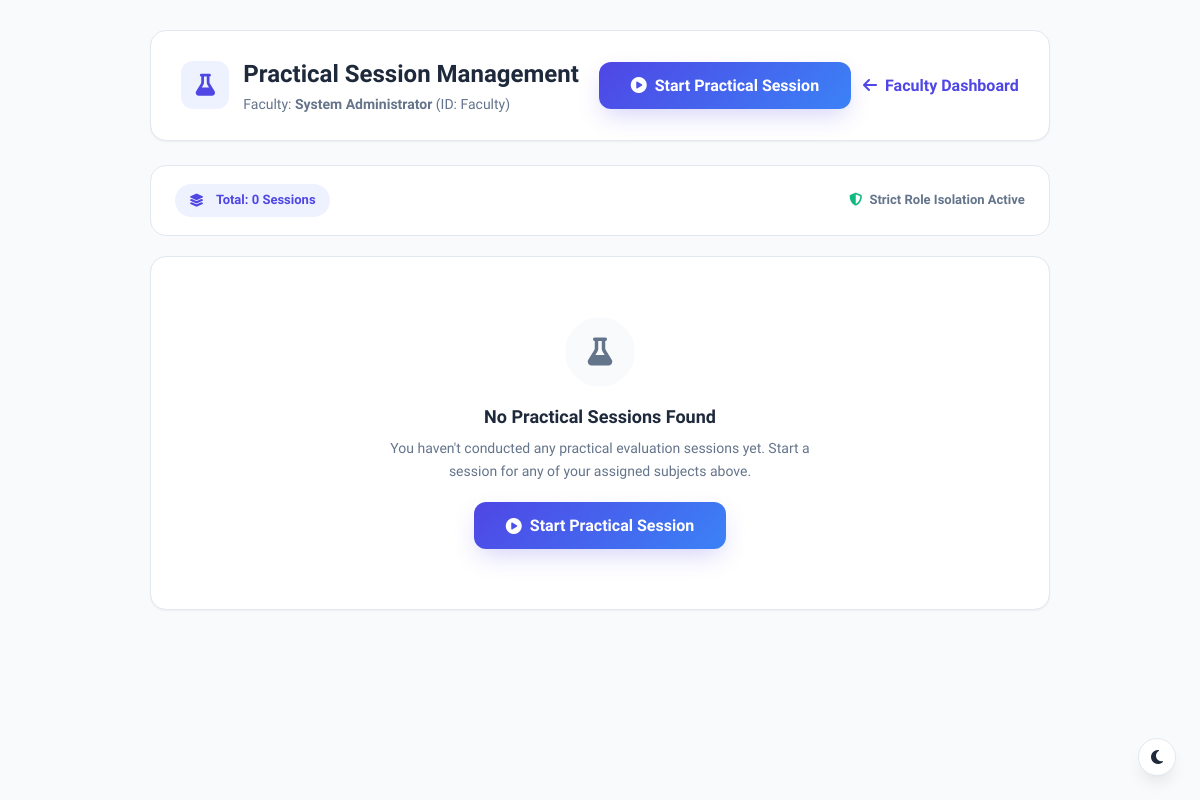
The app's page /session_history (signed in), older data.
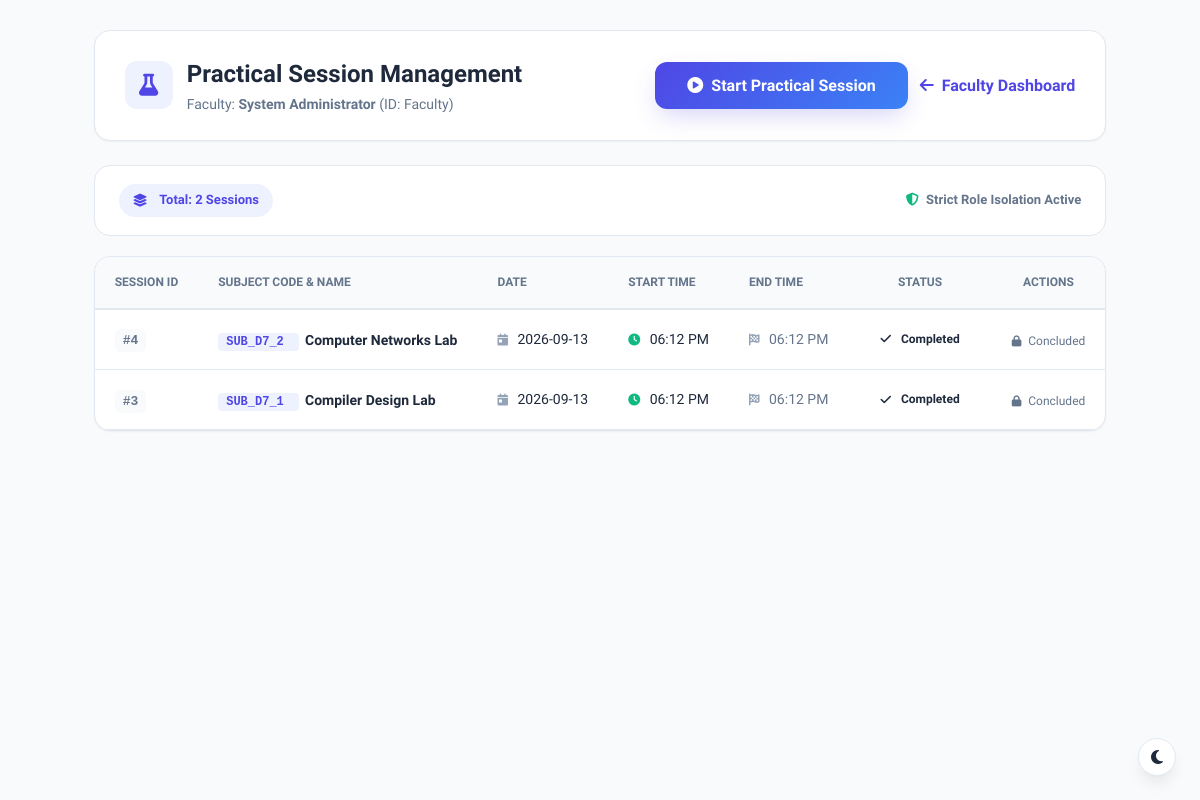
The same page, newer data.
### tables this page shows
CREATE TABLE practical_sessions (
    id INTEGER PRIMARY KEY AUTOINCREMENT,
    teacher_id TEXT NOT NULL,
    subject_id TEXT NOT NULL,
    session_date TEXT NOT NULL,
    start_time TEXT,
    end_time TEXT,
    status TEXT DEFAULT 'active' CHECK(status IN ('active', 'completed')),
    FOREIGN KEY (teacher_id) REFERENCES teachers(teacher_id) ON DELETE CASCADE,
    FOREIGN KEY (subject_id) REFERENCES subjects(subject_code) ON DELETE CASCADE
);

CREATE TABLE "subjects" (id INTEGER PRIMARY KEY AUTOINCREMENT, subject_code TEXT UNIQUE NOT NULL, subject_name TEXT NOT NULL, department TEXT NOT NULL, semester INTEGER NOT NULL);

### app.py (the view)
@app.route("/practical_sessions")
@app.route("/session_history")
@role_required("teacher", "admin")
def practical_sessions_history():
    email = session.get("email")
    role = session.get("role")
    conn = get_db_connection()
    cursor = conn.cursor()
    teacher_id = None
    teacher_name = session.get("fullname", "Faculty Member")
    assigned_subjects = []
    if role == "teacher":
        cursor.execute("SELECT teacher_id, fullname, department FROM teachers WHERE email = ?", (email,))
        tch = cursor.fetchone()
        if tch:
            teacher_id = tch["teacher_id"]
            teacher_name = tch["fullname"]
            cursor.execute("""
                SELECT subjects.subject_code, subjects.subject_name
                FROM teacher_subjects
                JOIN subjects ON teacher_subjects.subject_id = subjects.subject_code
                WHERE teacher_subjects.teacher_id = ?
                ORDER BY subjects.subject_code ASC
            """, (teacher_id,))
            assigned_subjects = cursor.fetchall()
            cursor.execute("""
                SELECT ps.id, ps.teacher_id, ps.subject_id, ps.session_date, ps.start_time, ps.end_time, ps.status,
                       s.subject_name, s.department, s.semester
                FROM practical_sessions ps
                JOIN subjects s ON ps.subject_id = s.subject_code
                WHERE ps.teacher_id = ?
                ORDER BY ps.id DESC
            """, (teacher_id,))
            sessions_list = cursor.fetchall()
        else:
            sessions_list = []
    else:
        cursor.execute("""
            SELECT ps.id, ps.teacher_id, ps.subject_id, ps.session_date, ps.start_time, ps.end_time, ps.status,
                   s.subject_name, s.department, s.semester, t.fullname as teacher_name
            FROM practical_sessions ps
            JOIN subjects s ON ps.subject_id = s.subject_code
            JOIN teachers t ON ps.teacher_id = t.teacher_id
            ORDER BY ps.id DESC
        """)
        sessions_list = cursor.fetchall()
    conn.close()
    return render_template(
        "practical_sessions.html",
        sessions=sessions_list,
        teacher_id=teacher_id,
        teacher_name=teacher_name,
        assigned_subjects=assigned_subjects
    )

### app.py (called while the page is built, shortened)
def role_required(*allowed_roles):
    def decorator(f):
        @wraps(f)
        def decorated_function(*args, **kwargs):
            if "user_id" not in session or "role" not in session:
                return redirect(url_for("login"))
            user_role = session.get("role")
            return f(*args, **kwargs)
        return decorated_function
    return decorator

### database.py (called while the page is built)
def get_db_connection():
    conn = sqlite3.connect("database.db")
    conn.execute("PRAGMA foreign_keys = ON;")
    conn.row_factory = sqlite3.Row
    return conn

### templates/practical_sessions.html (shortened to what the changed rows need)
<!DOCTYPE html>
<html lang="en">
<head>
    <link rel="stylesheet" href="{{ url_for('static', filename='css/dashboard.css') }}">
    <link rel="stylesheet" href="{{ url_for('static', filename='css/style.css') }}">
    <link rel="stylesheet" href="https://cdnjs.cloudflare.com/ajax/libs/font-awesome/6.5.2/css/all.min.css">
</head>
<body style="background: var(--bg-main);">
    <div style="max-width: 1280px; margin: 30px auto; padding: 0 24px;">
        <div style="display: flex; justify-content: space-between; align-items: center; flex-wrap: wrap; gap: 20px; background: var(--card-bg); padding: 24px 30px; border-radius: var(--radius-lg); box-shadow: var(--shadow-sm); border: 1px solid var(--border); margin-bottom: 24px;">
            <div style="display: flex; align-items: center; gap: 14px;">
                <div>
                    <h1 style="font-size: 24px; font-weight: 800; color: var(--text-main); margin: 0;">Practical Session Management</h1>
                </div>
            </div>
        </div>
        <div style="background: var(--card-bg); padding: 18px 24px; border-radius: var(--radius-lg); border: 1px solid var(--border); margin-bottom: 20px; display: flex; justify-content: space-between; align-items: center; flex-wrap: wrap; gap: 16px;">
            <div style="display: flex; align-items: center; gap: 10px;">
                <span class="badge badge-primary" style="font-size: 13px; padding: 6px 14px;">
                    <i class="fas fa-layer-group" style="margin-right: 6px;"></i> Total: {{ sessions|length }} Sessions
                </span>
            </div>
        </div>
        <div class="table-card" style="background: var(--card-bg); border-radius: var(--radius-lg); border: 1px solid var(--border); overflow: hidden; box-shadow: var(--shadow-sm);">
            {% if sessions %}
            <div style="overflow-x: auto;">
                <table class="data-table" style="width: 100%; border-collapse: collapse;">
                    <thead>
                        <tr style="background: var(--bg-main); border-bottom: 2px solid var(--border);">
                            <th style="padding: 16px 20px; text-align: left; font-size: 12px; font-weight: 700; color: var(--text-muted); text-transform: uppercase;">Session ID</th>
                            <th style="padding: 16px 20px; text-align: left; font-size: 12px; font-weight: 700; color: var(--text-muted); text-transform: uppercase;">Subject Code & Name</th>
                            <th style="padding: 16px 20px; text-align: left; font-size: 12px; font-weight: 700; color: var(--text-muted); text-transform: uppercase;">Date</th>
                            <th style="padding: 16px 20px; text-align: left; font-size: 12px; font-weight: 700; color: var(--text-muted); text-transform: uppercase;">Start Time</th>
                            <th style="padding: 16px 20px; text-align: left; font-size: 12px; font-weight: 700; color: var(--text-muted); text-transform: uppercase;">End Time</th>
                            <th style="padding: 16px 20px; text-align: center; font-size: 12px; font-weight: 700; color: var(--text-muted); text-transform: uppercase;">Status</th>
                            <th style="padding: 16px 20px; text-align: center; font-size: 12px; font-weight: 700; color: var(--text-muted); text-transform: uppercase;">Actions</th>
                        </tr>
                    </thead>
                    <tbody>
                        {% for s in sessions %}
                        <tr style="border-bottom: 1px solid var(--border); transition: var(--transition);">
                            <td style="padding: 14px 20px;">
                                <span style="font-weight: 700; font-family: monospace; color: var(--text-muted); background: var(--bg-main); padding: 4px 8px; border-radius: 6px; font-size: 13px;">
                                    #{{ s['id'] }}
                                </span>
                            </td>
                            <td style="padding: 14px 20px;">
                                <div>
                                    <span style="font-family: monospace; font-weight: 700; color: var(--primary); background: #eef2ff; padding: 2px 8px; border-radius: 4px; font-size: 12px; margin-right: 6px;">
                                        {{ s['subject_id'] }}
                                    </span>
                                    <strong style="color: var(--text-main); font-size: 14px;">{{ s['subject_name'] }}</strong>
                                </div>
                            </td>
                            <td style="padding: 14px 20px; color: var(--text-main); font-size: 14px;">
                                <i class="fas fa-calendar-day" style="color: var(--text-light); margin-right: 6px; font-size: 12px;"></i>
                                {{ s['session_date'] }}
                            </td>
                            <td style="padding: 14px 20px; color: var(--text-main); font-size: 14px;">
                                <i class="fas fa-clock" style="color: #10b981; margin-right: 6px; font-size: 12px;"></i>
                                {{ s['start_time'] or 'N/A' }}
                            </td>
                            <td style="padding: 14px 20px; color: var(--text-muted); font-size: 14px;">
                                {% if s['end_time'] %}
                                <i class="fas fa-flag-checkered" style="color: var(--text-light); margin-right: 6px; font-size: 12px;"></i>
                                {{ s['end_time'] }}
                                {% else %}
                                <span style="color: #d97706; font-style: italic;">In Progress</span>
                                {% endif %}
                            </td>
                            <td style="padding: 14px 20px; text-align: center;">
                                {% if s['status'] == 'active' %}
                                <span class="badge badge-success" style="padding: 6px 12px; font-size: 12px; display: inline-flex; align-items: center;">
                                    <span class="pulse-indicator"></span> Active
                                </span>
                                {% else %}
                                <span class="badge badge-info" style="padding: 6px 12px; font-size: 12px;">
                                    <i class="fas fa-check" style="margin-right: 4px;"></i> Completed
                                </span>
                                {% endif %}
                            </td>
                            <td style="padding: 14px 20px; text-align: center;">
                                {% if s['status'] == 'active' %}
                                <form action="{{ url_for('end_session', session_id=s['id']) }}" method="POST" style="display: inline;">
                                    <button type="submit" class="badge badge-danger" style="border: none; cursor: pointer; padding: 6px 14px; font-size: 12px; display: inline-flex; align-items: center; gap: 5px; background: #fee2e2; color: #dc2626;" title="End this active session">
                                        <i class="fas fa-stop-circle"></i> End Session
                                    </button>
                                </form>
                                {% else %}
                                <span style="font-size: 12px; color: var(--text-muted);">
                                    <i class="fas fa-lock" style="font-size: 11px; margin-right: 4px;"></i> Concluded
                                </span>
                                {% endif %}
                            </td>
                        </tr>
                        {% endfor %}
                    </tbody>
                </table>
            </div>
            {% else %}
            <div style="text-align: center; padding: 60px 20px;">
                <div style="width: 70px; height: 70px; border-radius: 50%; background: var(--bg-main); color: var(--text-muted); display: inline-flex; align-items: center; justify-content: center; font-size: 28px; margin-bottom: 16px;">
                    <i class="fas fa-flask"></i>
                </div>
                <h3 style="color: var(--text-main); font-size: 18px; font-weight: 700;">No Practical Sessions Found</h3>
                <p style="color: var(--text-muted); font-size: 14px; margin-top: 6px; max-width: 420px; margin-left: auto; margin-right: auto;">
                    You haven't conducted any practical evaluation sessions yet. Start a session for any of your assigned subjects above.
                </p>
                <div style="margin-top: 20px;">
                    <button type="button" class="btn btn-primary" onclick="openStartSessionModal()" style="display: inline-flex; align-items: center; gap: 8px;">
                        <i class="fas fa-play-circle"></i> Start Practical Session
                    </button>
                </div>
            </div>
            {% endif %}
        </div>
    </div>
</body>
</html>

Row changes from the older to the newer data that the page shows:
added practical_sessions: id "4", subject_id "SUB_D7_2", subject_name "Computer Networks Lab", session_date "2026-09-13", start_time "06:12 PM", end_time "06:12 PM", status "completed" (drawn)
added practical_sessions: id "3", subject_id "SUB_D7_1", subject_name "Compiler Design Lab", session_date "2026-09-13", start_time "06:12 PM", end_time "06:12 PM", status "completed" (drawn)
Text that changed along with them:
{{ sessions|length }}: "0" → "2"
text no longer shown: "No Practical Sessions Found You haven't conducted any practical evaluation sessions yet. Start a session for any of your assigned subjects above. Start Practical Session"
text now shown: "SESSION ID SUBJECT CODE & NAME DATE START TIME END TIME STATUS ACTIONS"
